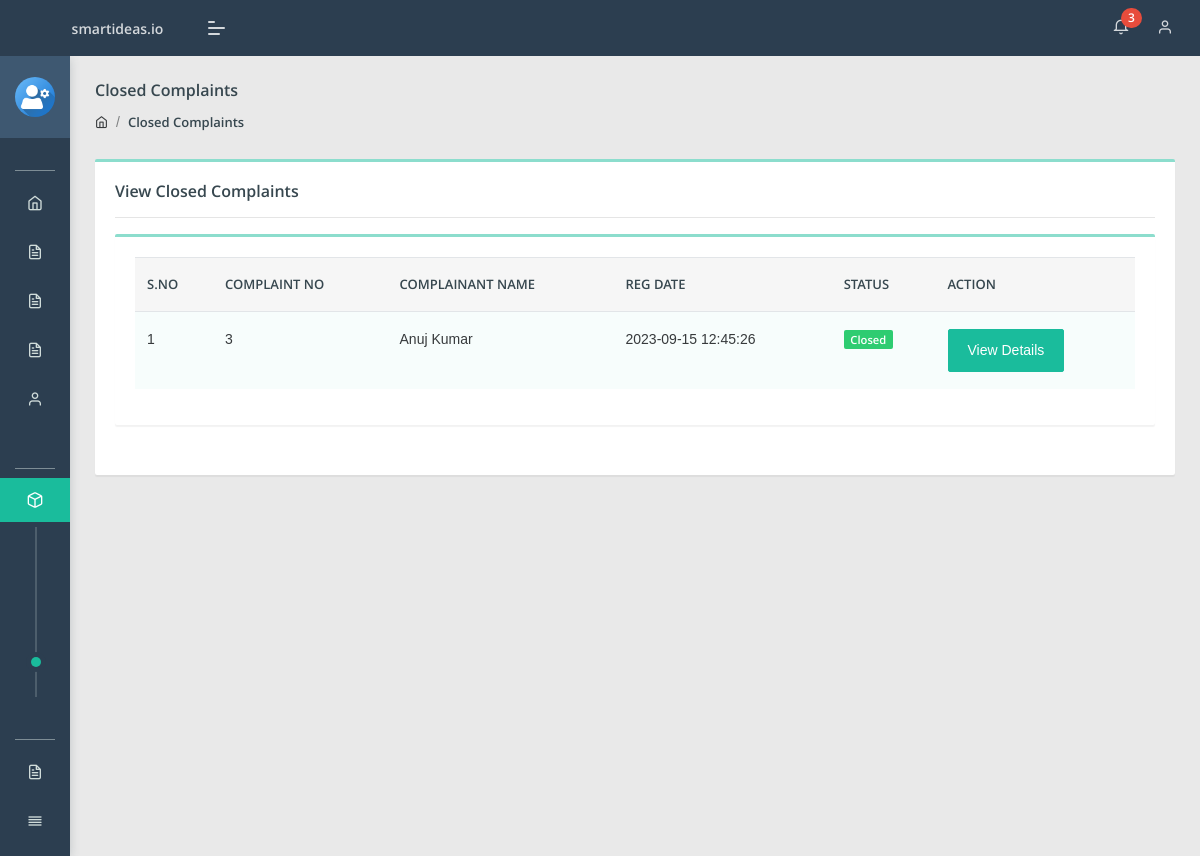
Page /admin/closed-complaint.php (signed in) on the earlier database version.
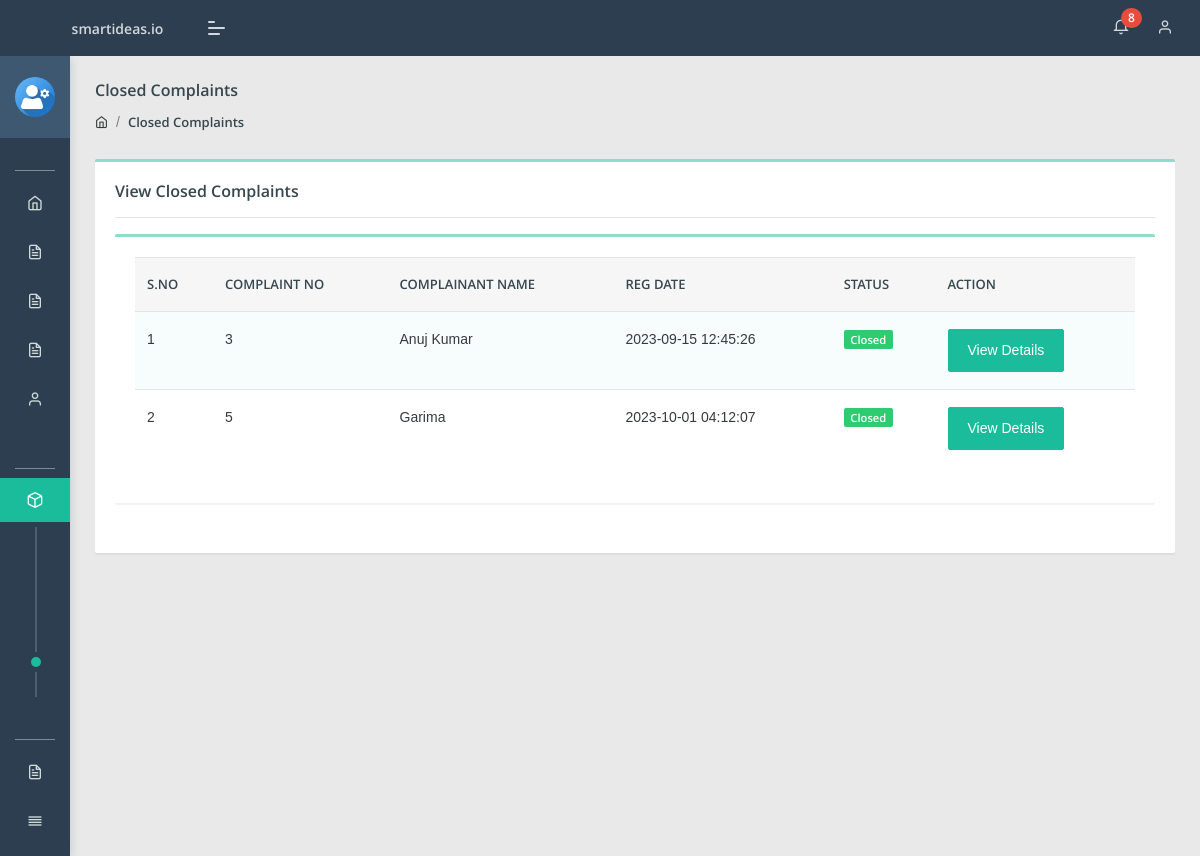
Same page on the later database version.
### tables this page shows
CREATE TABLE `tblcomplaints` (
  `complaintNumber` int NOT NULL AUTO_INCREMENT,
  `userId` int DEFAULT NULL,
  `category` int DEFAULT NULL,
  `complaintType` varchar(255) DEFAULT NULL,
  `state` varchar(255) DEFAULT NULL,
  `noc` varchar(255) DEFAULT NULL,
  `complaintDetails` mediumtext,
  `complaintFile` varchar(255) DEFAULT NULL,
  `regDate` timestamp NULL DEFAULT CURRENT_TIMESTAMP,
  `status` varchar(50) DEFAULT NULL,
  `lastUpdationDate` timestamp NULL DEFAULT NULL ON UPDATE CURRENT_TIMESTAMP,
  `contact` varchar(50) DEFAULT NULL,
  PRIMARY KEY (`complaintNumber`)
);

CREATE TABLE `users` (
  `id` int NOT NULL AUTO_INCREMENT,
  `fullName` varchar(255) DEFAULT NULL,
  `userEmail` varchar(255) DEFAULT NULL,
  `password` varchar(255) DEFAULT NULL,
  `contactNo` bigint DEFAULT NULL,
  `address` tinytext,
  `State` varchar(255) DEFAULT NULL,
  `country` varchar(255) DEFAULT NULL,
  `pincode` int DEFAULT NULL,
  `userImage` varchar(255) DEFAULT NULL,
  `regDate` timestamp NOT NULL DEFAULT CURRENT_TIMESTAMP,
  `updationDate` timestamp NULL DEFAULT NULL,
  `status` int DEFAULT NULL,
  PRIMARY KEY (`id`)
);

### admin/closed-complaint.php (the view, shortened to what this page needs)
<?php
include('include/config.php');
if(strlen($_SESSION['aid'])==0)
    {
header('location:index.php');
}
else{
?>
<!DOCTYPE html>
<html lang="en">
<head>
    <link rel="stylesheet" href="assets/css/style.css">
</head>
<body class="">
	<?php include('include/sidebar.php');?>
	<?php include('include/header.php');?>
<section class="pcoded-main-container">
    <div class="pcoded-content">
        <div class="page-header">
            <div class="page-block">
                <div class="row align-items-center">
                    <div class="col-md-12">
                        <div class="page-header-title">
                            <h5 class="m-b-10">Closed Complaints</h5>
                        </div>
                        <ul class="breadcrumb">
                            <li class="breadcrumb-item"><a href="dashboard.php"><i class="feather icon-home"></i></a></li>
                            <li class="breadcrumb-item"><a href="closed-complaint.php">Closed Complaints</a></li>
                        </ul>
                    </div>
                </div>
            </div>
        </div>
        <div class="row">
            <div class="col-sm-12">
                <div class="card">
                    <div class="card-body">
                        <h5>View Closed Complaints</h5>
                        <hr>
                      <div class="row">
                            <div class="col-xl-12">
                <div class="card">
                    <div class="card-body table-border-style">
                        <div class="table-responsive">
                            <table class="table table-striped">
                                <thead>
                                        <tr><th>S.No</th>
											<th>Complaint No</th>
											<th>Complainant Name</th>
											<th>Reg Date</th>
											<th>Status</th>
											<th>Action</th>
										</tr>
                                </thead>
                                <tbody>
                                    <?php
$st='closed';
$query=mysqli_query($con,"select tblcomplaints.*,users.fullName as name from tblcomplaints join users on users.id=tblcomplaints.userId where tblcomplaints.status='$st'");
$cnt=1;
while($row=mysqli_fetch_array($query))
{
?>
                                        <tr>
                                            <td><?php echo htmlentities($cnt);?></td>
                                            <td><?php echo htmlentities($row['complaintNumber']);?></td>
                                            <td><?php echo htmlentities($row['name']);?></td>
                                            <td> <?php echo htmlentities($row['regDate']);?></td>
                                                                                   <td>
                                                <?php $status=$row['status'];
                                                if($status==''): ?>
                                                <span class="badge badge-danger">Not Processed Yet</span>
                                            <?php elseif($status=='in process'):?>
                                             <span class="badge badge-warning">In Process</span>
                                         <?php elseif($status=='closed'):?>
                                             <span class="badge badge-success">Closed</span>
                                         <?php endif;?>
</td>
<td>   <a href="complaint-details.php?cid=<?php echo htmlentities($row['complaintNumber']);?>" class="btn btn-primary"> View Details</a>
											</td>
                                        </tr>
                                        <?php $cnt=$cnt+1; } ?>
                                </tbody>
                            </table>
                        </div>
                    </div>
                </div>
            </div>
                        </div>
                    </div>
                </div>
            </div>
        </div>
    </div>
</section>
</body>
</html>
<?php } ?>

### admin/include/header.php (shortened to what this page needs)
<header class="navbar pcoded-header navbar-expand-lg navbar-light header-dark">
				<div class="m-header">
					<a class="mobile-menu" id="mobile-collapse" href="#!"><span></span></a>
					<a href="dashboard.php" class="b-brand">
						<strong>smartideas.io</strong>
					</a>
				</div>
				<div class="collapse navbar-collapse">
					<ul class="navbar-nav ml-auto">
						<li>
							<div class="dropdown">
								<a class="dropdown-toggle" href="#" data-toggle="dropdown">
									<i class="icon feather icon-bell"></i>
									<?php
$rt = mysqli_query($con,"select tblcomplaints.*,users.fullName as name from tblcomplaints join users on users.id=tblcomplaints.userId where tblcomplaints.status is null");
$num1 = mysqli_num_rows($rt);
?>
									<span class="badge badge-pill badge-danger"><?php echo htmlentities($num1)?></span>
								</a>
							</div>
						</li>
						<li>
							<div class="dropdown drp-user">
								<a href="#" class="dropdown-toggle" data-toggle="dropdown">
									<i class="feather icon-user"></i>
								</a>
							</div>
						</li>
					</ul>
				</div>
	</header>

Differences in the rows shown:
added tblcomplaints: complaintNumber "5", userId.fullName "Garima", regDate "2023-10-01 04:12:07", status "Closed"
Other differences:
$num1: "3" → "8"
